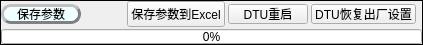
                   <widget class="QFrame" name="frame_65">
                    <property name="sizePolicy">
                     <sizepolicy hsizetype="Expanding" vsizetype="Expanding">
                      <horstretch>0</horstretch>
                      <verstretch>0</verstretch>
                     </sizepolicy>
                    </property>
                    <property name="maximumSize">
                     <size>
                      <width>16777215</width>
                      <height>39</height>
                     </size>
                    </property>
                    <property name="frameShape">
                     <enum>QFrame::Panel</enum>
                    </property>
                    <property name="frameShadow">
                     <enum>QFrame::Plain</enum>
                    </property>
                    <layout class="QGridLayout" name="gridLayout_18">
                     <property name="leftMargin">
                      <number>0</number>
                     </property>
                     <property name="topMargin">
                      <number>0</number>
                     </property>
                     <property name="rightMargin">
                      <number>0</number>
                     </property>
                     <property name="bottomMargin">
                      <number>0</number>
                     </property>
                     <property name="horizontalSpacing">
                      <number>3</number>
                     </property>
                     <property name="verticalSpacing">
                      <number>2</number>
                     </property>
                     <item row="4" column="0" colspan="7">
                      <widget class="QProgressBar" name="progressBar_2">
                       <property name="enabled">
                        <bool>true</bool>
                       </property>
                       <property name="maximumSize">
                        <size>
                         <width>16777215</width>
                         <height>15</height>
                        </size>
                       </property>
                       <property name="styleSheet">
                        <string notr="true"/>
                       </property>
                       <property name="value">
                        <number>0</number>
                       </property>
                       <property name="textDirection">
                        <enum>QProgressBar::TopToBottom</enum>
                       </property>
                      </widget>
                     </item>
                     <item row="0" column="3">
                      <widget class="QPushButton" name="dtu_restart_2">
                       <property name="maximumSize">
                        <size>
                         <width>80</width>
                         <height>20</height>
                        </size>
                       </property>
                       <property name="styleSheet">
                        <string notr="true"/>
                       </property>
                       <property name="text">
                        <string>DTU重启</string>
                       </property>
                      </widget>
                     </item>
                     <item row="0" column="4">
                      <widget class="QPushButton" name="dtu_reset_2">
                       <property name="enabled">
                        <bool>true</bool>
                       </property>
                       <property name="maximumSize">
                        <size>
                         <width>105</width>
                         <height>20</height>
                        </size>
                       </property>
                       <property name="styleSheet">
                        <string notr="true"/>
                       </property>
                       <property name="text">
                        <string>DTU恢复出厂设置</string>
                       </property>
                      </widget>
                     </item>
                     <item row="0" column="0">
                      <widget class="QPushButton" name="dtu_save_2">
                       <property name="minimumSize">
                        <size>
                         <width>80</width>
                         <height>0</height>
                        </size>
                       </property>
                       <property name="maximumSize">
                        <size>
                         <width>80</width>
                         <height>20</height>
                        </size>
                       </property>
                       <property name="styleSheet">
                        <string notr="true">background: azure;
border: 3px solid gray;
border-radius: 10px;
border-style: outset;</string>
                       </property>
                       <property name="text">
                        <string>保存参数</string>
                       </property>
                      </widget>
                     </item>
                     <item row="0" column="2">
                      <widget class="QPushButton" name="dtu_info_savetocsv_2">
                       <property name="text">
                        <string>保存参数到Excel</string>
                       </property>
                      </widget>
                     </item>
                     <item row="0" column="1">
                      <spacer name="horizontalSpacer_6">
                       <property name="orientation">
                        <enum>Qt::Horizontal</enum>
                       </property>
                       <property name="sizeHint" stdset="0">
                        <size>
                         <width>40</width>
                         <height>20</height>
                        </size>
                       </property>
                      </spacer>
                     </item>
                    </layout>
                   </widget>
